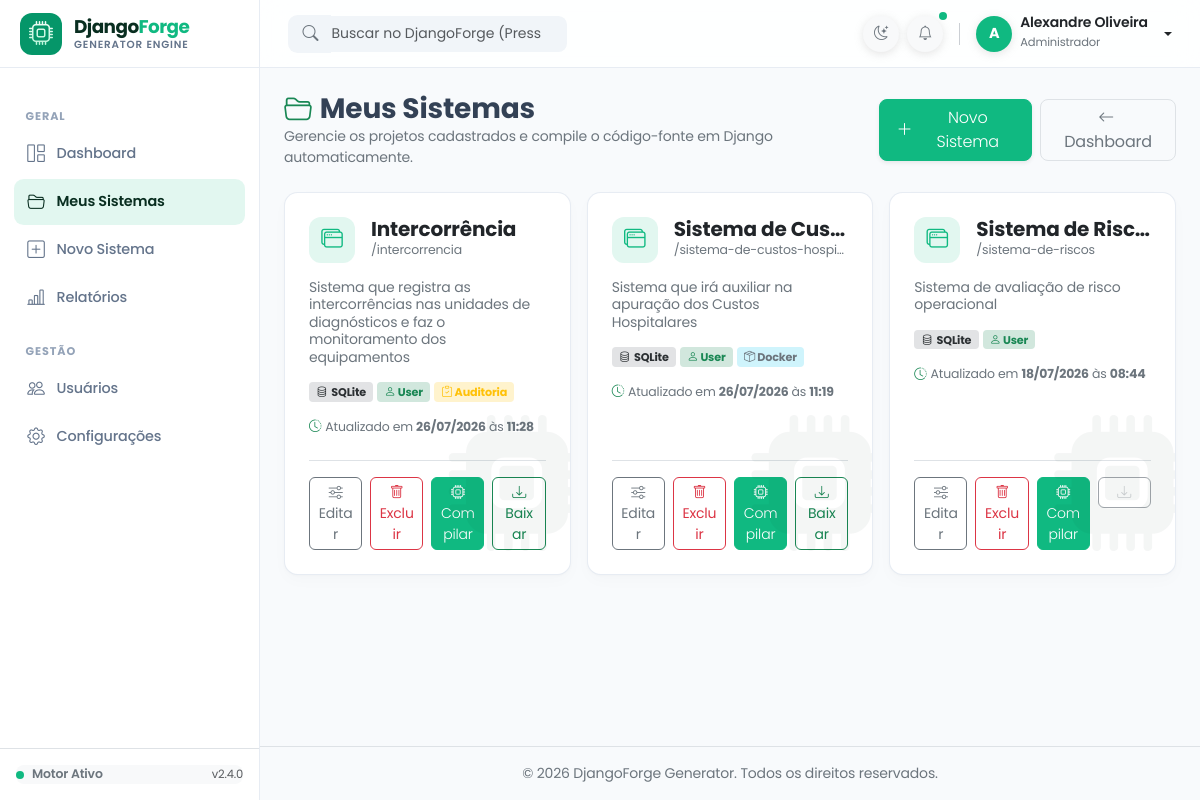
The app's page / (signed in), older data.
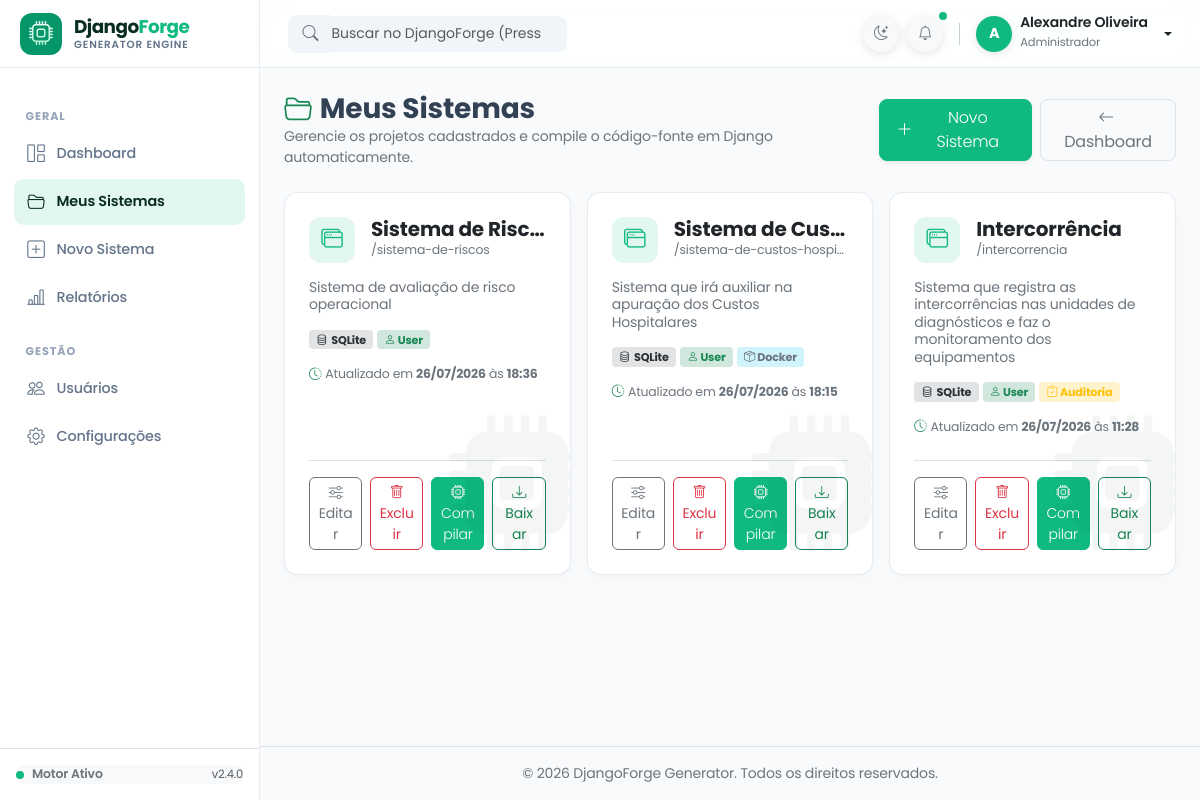
The same page, newer data.
### sistema/models.py (models this page shows, shortened)
class Sistema(models.Model):
    BD_CHOICES = [("sqlite3", "SQLite"), ("postgresql", "PostgreSQL"), ("mysql", "MySQL"), ("sqlserver", "SQL Server"), ("oracle", "Oracle")]
    MENU_CHOICES = [("lateral", "Menu Lateral (Sidebar)"), ("superior", "Menu Superior (Navbar)")]
    usuario = models.ForeignKey(User, on_delete=models.CASCADE)
    nome = models.CharField(max_length=100, unique=True, verbose_name="Nome do Sistema")
    descricao = models.TextField(blank=True, verbose_name="Descrição")
    caminho_geracao = models.CharField(max_length=255, blank=True, verbose_name="Pasta onde gerar o projeto")
    banco_dados = models.CharField(max_length=50, choices=BD_CHOICES, default="sqlite3", verbose_name="Banco de dados")
    tipo_menu = models.CharField(max_length=20, choices=MENU_CHOICES, default="lateral", verbose_name="Estilo do Menu")
    usar_custom_user = models.BooleanField(default=True, verbose_name="Gerar Custom User Model?")
    gerar_api_rest = models.BooleanField(default=False, verbose_name="Configurar Django Rest Framework?")
    gerar_docker = models.BooleanField(default=False, verbose_name="Gerar Dockerfile e docker-compose?")
    usar_auditoria = models.BooleanField(default=False, verbose_name="Usar Auditoria?")
    slug = models.SlugField(max_length=100)
    arquivo_zip = models.FileField(upload_to="sistemas_zip/", null=True, blank=True)
    atualizado_em = models.DateTimeField(auto_now=True)
    class Meta:
        verbose_name = "Sistema"
        verbose_name_plural = "Sistemas"

### sistema/views.py (the view)
# urls.py: path('', views.lista_sistemas, name='lista'),
@login_required
def lista_sistemas(request):
    sistemas = Sistema.objects.filter(usuario=request.user).order_by('-atualizado_em')
    context = {
        'sistemas': sistemas,
    }
    return render(request, 'sistema/lista.html', context)

### templates/sistema/lista.html (shortened to what this page needs)
{% extends 'base.html' %}
{% load static %}
{% block content %}
<div class="container-fluid p-0">
  <div class="d-flex flex-column flex-md-row justify-content-between align-items-md-center gap-3 mb-4">
    <div>
      <h3 class="fw-bold m-0 tracking-tight d-flex align-items-center gap-2">
        <i class="bi bi-folder2-open text-success"></i> Meus Sistemas
      </h3>
      <p class="text-secondary m-0 small">
        Gerencie os projetos cadastrados e compile o código-fonte em Django automaticamente.
      </p>
    </div>
    <div class="d-flex gap-2">
      <a href="{% url 'sistema:criar' %}" class="btn btn-primary btn-padrao rounded-3 px-3 shadow-sm d-flex align-items-center gap-2">
        <i class="bi bi-plus-lg"></i>
        <span>Novo Sistema</span>
      </a>
      <a href="{% url 'sistema:dashboard' %}" class="btn btn-outline-secondary rounded-3 px-3 border">
        <i class="bi bi-arrow-left me-1"></i> Dashboard
      </a>
    </div>
  </div>
  <div class="row g-3">
    {% for sistema in sistemas %}
      <div class="col-12 col-md-6 col-xl-4">
        <div class="card card-sistema h-100">
          <div class="card-body p-4 d-flex flex-column justify-content-between">
            <div>
              <div class="watermark-icon">
                <i class="bi bi-cpu-fill"></i>
              </div>
              <div class="d-flex align-items-start gap-3 mb-3">
                <div class="sistema-icon">
                  <i class="bi bi-window-stack"></i>
                </div>
                <div class="flex-grow-1 overflow-hidden">
                  <h5 class="fw-bold text-body m-0 text-truncate" title="{{ sistema.nome }}">
                    {{ sistema.nome }}
                  </h5>
                  <small class="text-secondary d-block text-truncate" style="font-size: 0.78rem;">
                    /{{ sistema.slug }}
                  </small>
                </div>
              </div>
              <p class="text-secondary small mb-3 lh-sm" style="min-height: 2.4em;">
                {{ sistema.descricao|default:"Sem descrição informada para este projeto."|truncatewords:20 }}
              </p>
              <div class="d-flex flex-wrap gap-1 mb-3">
                <span class="badge bg-secondary-subtle text-secondary-emphasis rounded-1" style="font-size: 0.7rem;">
                  <i class="bi bi-database me-1"></i>{{ sistema.get_banco_dados_display }}
                </span>
                {% if sistema.usar_custom_user %}
                  <span class="badge bg-success-subtle text-success rounded-1" style="font-size: 0.7rem;"><i class="bi bi-person "></i> User</span>
                {% endif %}
                {% if sistema.usar_auditoria %}
                  <span class="badge bg-warning-subtle text-warning rounded-1" title="Sistema de Auditoria" style="font-size: 0.7rem;"><i class="bi bi-clipboard-check"></i> Auditoria</span>
                {% endif %}
                {% if sistema.gerar_docker %}
                  <span class="badge bg-info-subtle text-secondary rounded-1" style="font-size: 0.7rem;"><i class="bi bi-box-seam"></i> Docker</span>
                {% endif %}
              </div>
              <div class="text-secondary small d-flex align-items-center mb-3" style="font-size: 0.78rem;">
                <i class="bi bi-clock-history me-1.5 text-success "></i>
                <span class="ms-1"> Atualizado em <strong>{{ sistema.atualizado_em|date:"d/m/Y" }}</strong> às <strong>{{ sistema.atualizado_em|date:"H:i" }}</strong></span>
              </div>
            </div>
            <div class="border-top pt-3 mt-2">
              <div class="row g-2">
                <div class="col-3">
                  <a href="{% url 'sistema:editar_sistema' sistema.pk %}" class="btn btn-sm btn-outline-secondary w-100 rounded-2" title="Editar Parâmetros">
                    <i class="bi bi-sliders"></i> Editar
                  </a>
                </div>
                <div class="col-3">
                  <a href="{% url 'sistema:excluir_sistema' sistema.pk %}" onclick="return confirm('Deseja realmente excluir o sistema {{ sistema.nome }}?');" class="btn btn-sm btn-outline-danger w-100 rounded-2" title="Excluir Sistema">
                    <i class="bi bi-trash"></i> Excluir
                  </a>
                </div>
                <div class="col-3">
                  <a href="{% url 'sistema:gerar_sistema' sistema.pk %}" class="btn btn-sm btn-gerar w-100 rounded-2" title="Compilar Projeto">
                    <i class="bi bi-cpu"></i> Compilar
                  </a>
                </div>
                <div class="col-3">
                  {% if sistema.arquivo_zip %}
                     <a href="{% url 'sistema:baixar_zip' sistema.pk %}" class="btn btn-sm btn-outline-success w-100 rounded-2" title="Baixar Pacote .ZIP">
                     <i class="bi bi-download"></i> Baixar
                  </a>
                  {% else %}
                    <button class="btn btn-sm btn-outline-secondary w-100 rounded-2" disabled title="Gere o sistema primeiro para baixar o ZIP">
                      <i class="bi bi-download opacity-50"></i>
                    </button>
                  {% endif %}
                </div>
              </div>
            </div>
          </div>
        </div>
      </div>
    {% endfor %}
  </div>
</div>
{% endblock %}

### templates/base.html (shortened to what this page needs)
{% load static %}
<!DOCTYPE html>
<html lang="pt-br" data-bs-theme="light">
<head>
  <link href="https://cdn.jsdelivr.net/npm/bootstrap@5.3.3/dist/css/bootstrap.min.css" rel="stylesheet">
  <link rel="stylesheet" href="https://cdn.jsdelivr.net/npm/bootstrap-icons@1.11.3/font/bootstrap-icons.min.css">
</head>
<body>
  <aside class="sidebar" id="sidebar">
    <a href="{% url 'sistema:dashboard' %}" class="sidebar-brand-forge">
      <div class="forge-icon-wrapper">
        <i class="bi bi-cpu fs-4"></i>
      </div>
      <div class="brand-text-container">
        <span class="brand-title">
          <span class="django-prefix">Django</span><span class="forge-suffix">Forge</span>
        </span>
        <span class="brand-tagline">Generator Engine</span>
      </div>
    </a>
    <div class="sidebar-nav">
      {% block sidebar %}
      <div class="sidebar-heading">Geral</div>
      <a href="{% url 'sistema:dashboard' %}" class="nav-link-custom {% if request.resolver_match.url_name == 'dashboard' %}active{% endif %}">
        <i class="bi bi-grid-1x2"></i>
        <span>Dashboard</span>
      </a>
      <a href="{% url 'sistema:lista' %}" class="nav-link-custom {% if request.resolver_match.url_name == 'lista' %}active{% endif %}">
        <i class="bi bi-folder2-open"></i>
        <span>Meus Sistemas</span>
      </a>
      <a href="{% url 'sistema:criar' %}" class="nav-link-custom {% if request.resolver_match.url_name == 'criar' %}active{% endif %}">
        <i class="bi bi-plus-square"></i>
        <span>Novo Sistema</span>
      </a>
      <a href="{% url 'sistema:analytics' %}" class="nav-link-custom {% if request.resolver_match.url_name == 'analytics' %}active{% endif %}">
        <i class="bi bi-bar-chart-line"></i>
        <span>Relatórios</span>
      </a>
      <div class="sidebar-heading">Gestão</div>
      <a href="{% url 'sistema:users' %}" class="nav-link-custom {% if 'users' in request.path %}active{% endif %}">
        <i class="bi bi-people"></i>
        <span>Usuários</span>
      </a>
      <a href="{% url 'sistema:settings' %}" class="nav-link-custom {% if 'settings' in request.path %}active{% endif %}">
        <i class="bi bi-gear"></i>
        <span>Configurações</span>
      </a>
      {% endblock sidebar %}
    </div>
    <div class="p-3 border-top border-translucent">
      <div class="p-2.5 rounded-3 bg-body-tertiary d-flex align-items-center justify-content-between">
        <div class="d-flex align-items-center gap-2">
          <span class="p-1 rounded-circle d-inline-block" style="background-color: var(--django-emerald);"></span>
          <span class="small fw-semibold text-secondary" style="font-size: 0.78rem;">Motor Ativo</span>
        </div>
        <small class="text-muted" style="font-size: 0.72rem;">v2.4.0</small>
      </div>
    </div>
  </aside>
  <div class="main-wrapper">
    <header class="topbar">
      <div class="d-flex align-items-center gap-3">
        <form class="d-none d-md-flex search-box" role="search" action="{% url 'sistema:search' %}" method="GET">
          <div class="input-group">
            <span class="input-group-text text-secondary">
              <i class="bi bi-search"></i>
            </span>
            <input class="form-control ps-0" type="search" name="q" placeholder="Buscar no DjangoForge (Pressione '/')..." aria-label="Search">
          </div>
        </form>
      </div>
      <div class="d-flex align-items-center gap-2">
        <button class="btn btn-icon btn-light border-0 icon-circle p-2 text-secondary" id="themeToggleBtn" type="button" title="Alternar Tema">
          <i class="bi bi-moon-stars" id="themeIcon"></i>
        </button>
        <div class="dropdown">
          <button class="btn btn-icon btn-light border-0 icon-circle p-2 position-relative text-secondary" type="button" data-bs-toggle="dropdown">
            <i class="bi bi-bell"></i>
            <span class="position-absolute top-0 start-100 translate-middle p-1 rounded-circle" style="background-color: var(--django-emerald);"></span>
          </button>
        </div>
        {% if user.is_authenticated %}
        <div class="dropdown">
          <a href="#" class="d-flex align-items-center text-decoration-none dropdown-toggle gap-2 text-body" data-bs-toggle="dropdown">
            <div class="icon-circle-green">
              {{ user.first_name|default:user.username|slice:":1"|upper }}
            </div>
            <div class="d-none d-sm-block text-start pe-1">
              <div class="fw-semibold lh-1" style="font-size: 0.875rem;">{{ user.get_full_name|default:user.username }}</div>
              <small class="text-secondary" style="font-size: 0.72rem;">{% if user.is_superuser %}Administrador{% else %}Operador{% endif %}</small>
            </div>
          </a>
        </div>
        {% else %}
        <a href="{% url 'login' %}" class="btn btn-primary btn-sm rounded-3 px-3">Entrar</a>
        {% endif %}
      </div>
    </header>
    <main class="p-3 p-md-4 flex-grow-1">
      {% block content %}{% endblock content %}
    </main>
    <footer class="p-3 text-center text-secondary border-top border-translucent small">
      &copy; {% now "Y" %} DjangoForge Generator. Todos os direitos reservados.
    </footer>
  </div>
</body>
</html>

### templates/base.html (style rules this page uses)
:root { --sidebar-width: 260px; --topbar-height: 68px; --app-font: 'Poppins', -apple-system, sans-serif; --django-green-dark: #092e20; --django-green-medium: #0c4b33; --django-emerald: #10b981; --django-emerald-hover: #059669; --django-emerald-light: rgba(16, 185, 129, 0.12); --border-color-light: rgba(226, 232, 240, 0.8); --border-color-dark: rgba(255, 255, 255, 0.08); }
body { font-family: var(--app-font); background-color: #f8fafc; color: #334155; min-height: 100vh; overflow-x: hidden; letter-spacing: -0.011em; }
.btn-padrao { background-color: var(--django-emerald); border-color: var(--django-emerald); color: #ffffff; font-weight: 300; }
.btn-primary { background-color: var(--django-emerald); border-color: var(--django-emerald); color: #ffffff; font-weight: 300; }
.sidebar { width: var(--sidebar-width); height: 100vh; position: fixed; top: 0; left: 0; z-index: 1040; transition: transform 0.25s cubic-bezier(0.16, 1, 0.3, 1); background: #ffffff; border-right: 1px solid var(--border-color-light); display: flex; flex-direction: column; }
.sidebar-brand-forge { height: var(--topbar-height); display: flex; align-items: center; padding: 0 1.25rem; text-decoration: none; border-bottom: 1px solid var(--border-color-light); }
.forge-icon-wrapper { width: 42px; height: 42px; border-radius: 12px; background: var(--django-emerald-hover); color: #64748b; display: flex; align-items: center; justify-content: center; font-size: 1.1rem; font-weight: 600; transition: all .25s ease; }
.forge-icon-wrapper i { font-size: 1.2rem; z-index: 1; background: linear-gradient(180deg, #ffffff 0%, #a7f3d0 100%); -webkit-background-clip: text; -webkit-text-fill-color: transparent; }
.brand-text-container { display: flex; flex-direction: column; line-height: 1.1; margin-left: 0.75rem; }
.brand-title { font-weight: 700; font-size: 1.15rem; letter-spacing: -0.03em; }
.brand-title .django-prefix { color: var(--django-green-dark); }
.brand-title .forge-suffix { color: var(--django-emerald); }
.brand-tagline { font-size: 0.65rem; font-weight: 600; text-transform: uppercase; letter-spacing: 0.08em; color: #64748b; margin-top: 2px; }
.sidebar-nav { padding: 1.25rem 0.85rem; flex-grow: 1; overflow-y: auto; }
.sidebar-heading { font-size: 0.7rem; text-transform: uppercase; letter-spacing: 0.08em; font-weight: 700; color: #94a3b8; padding: 1.25rem 0.75rem 0.4rem; }
.nav-link-custom { display: flex; align-items: center; gap: 0.75rem; padding: 0.6rem 0.85rem; color: #64748b; text-decoration: none; border-radius: 0.6rem; font-weight: 500; font-size: 0.9rem; transition: all 0.15s ease-in-out; margin-bottom: 0.15rem; }
.nav-link-custom i { font-size: 1.1rem; transition: transform 0.15s ease; }
.nav-link-custom.active { background-color: var(--django-emerald-light); color: var(--django-green-dark); font-weight: 600; }
.main-wrapper { margin-left: var(--sidebar-width); min-height: 100vh; display: flex; flex-direction: column; transition: margin-left 0.25s ease-in-out; }
.topbar { height: var(--topbar-height); background: rgba(255, 255, 255, 0.85); backdrop-filter: blur(12px); border-bottom: 1px solid var(--border-color-light); padding: 0 1.75rem; display: flex; align-items: center; justify-content: space-between; position: sticky; top: 0; z-index: 1030; }
.search-box { width: 280px; transition: width 0.2s ease; }
.search-box .input-group-text { border-radius: 0.6rem 0 0 0.6rem; background-color: #f1f5f9; border-color: transparent; padding-left: 0.85rem; }
.search-box .form-control { border-radius: 0 0.6rem 0.6rem 0; background-color: #f1f5f9; border-color: transparent; font-size: 0.875rem; }
.icon-circle { width: 36px; height: 36px; border-radius: 50%; background: bg-light; color: #ffffff; display: flex; align-items: center; justify-content: center; font-weight: 700; font-size: 0.9rem; box-shadow: 0 2px 8px rgba(164, 165, 165, 0.3); }
.icon-circle-green { width: 36px; height: 36px; border-radius: 50%; background: var(--django-emerald) ; color: #ffffff; display: flex; align-items: center; justify-content: center; font-weight: 700; font-size: 0.9rem; box-shadow: 0 2px 8px rgba(164, 165, 165, 0.3); }

Row changes from the older to the newer data that the page shows:
changed Sistema "Sistema de avaliação de risco operacional": atualizado_em "18/07/2026" → "26/07/2026"; atualizado_em "08:44" → "18:36"; now shows "Baixar"; moves up the list
changed Sistema "Sistema que irá auxiliar na apuração dos Custos Hospitalares": atualizado_em "11:19" → "18:15"; moves down the list
